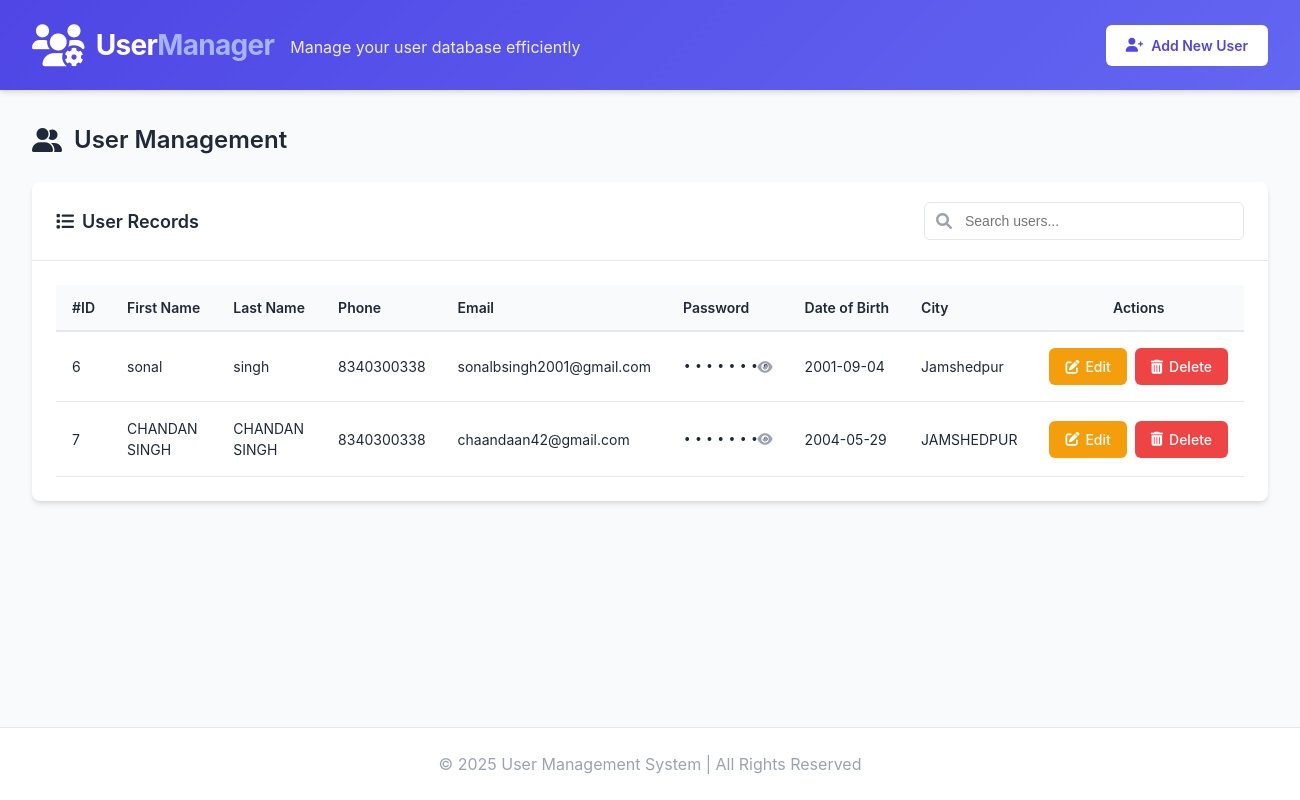
The page /php/users.php on the database as committed earlier.
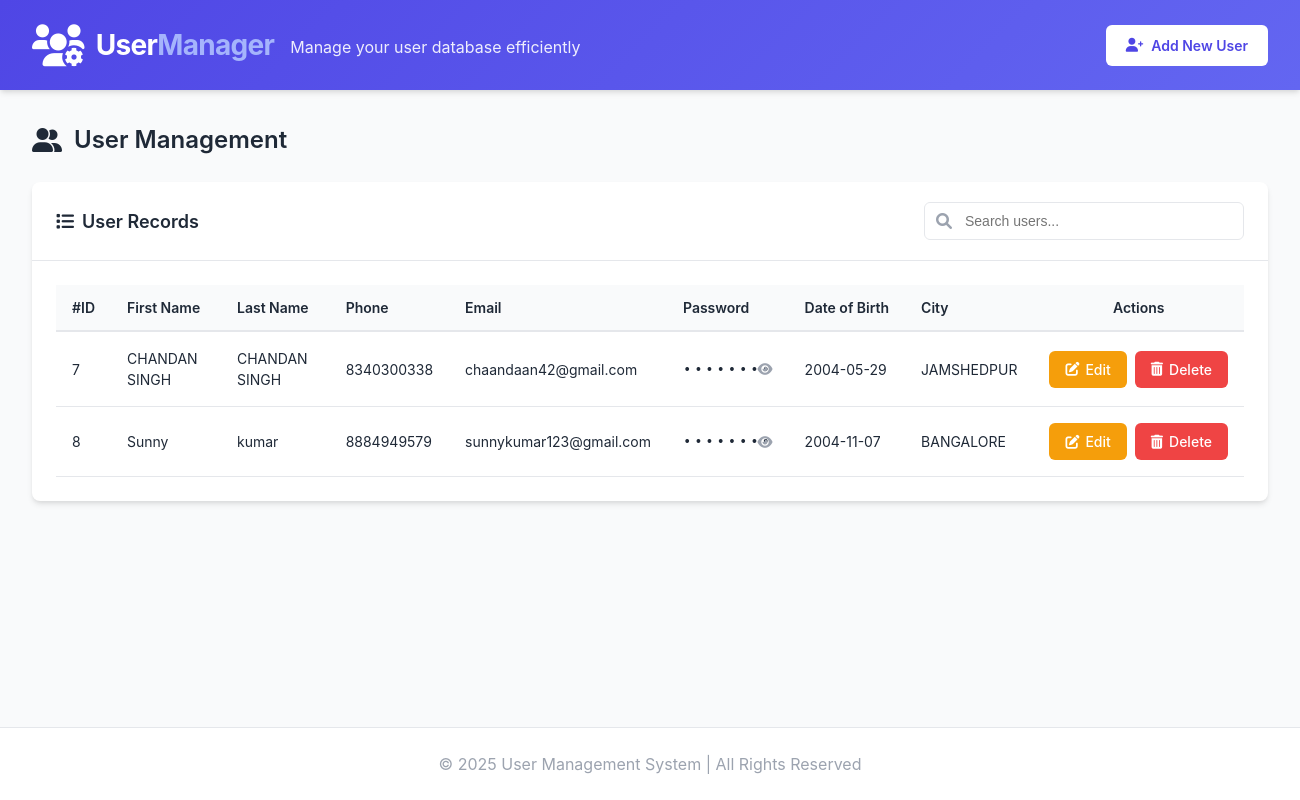
The same page on the database as committed later.
### tables this page shows
CREATE TABLE `user` (
  `ID` int(12) NOT NULL,
  `FirstName` varchar(30) NOT NULL,
  `LastName` varchar(30) NOT NULL,
  `Phone` bigint(10) NOT NULL,
  `Mail` varchar(30) NOT NULL,
  `Password` varchar(16) NOT NULL,
  `DOB` date NOT NULL,
  `City` varchar(20) NOT NULL
);

### php/users.php (the view, shortened to what the changed rows need)
<!DOCTYPE html>
<html lang="en">
<head>
    <link rel="stylesheet" href="https://cdnjs.cloudflare.com/ajax/libs/font-awesome/6.0.0-beta3/css/all.min.css">
</head>
<body>
    <div class="dashboard">
        <main class="main-content">
            <h1 class="page-title">
                <i class="fas fa-user-friends"></i>
                User Management
            </h1>
            <div class="card">
                <div class="card-header">
                    <h2 class="card-title">
                        <i class="fas fa-list"></i>
                        User Records
                    </h2>
                </div>
                <div class="card-body">
                    <div class="table-container">
                        <?php
                        include 'signup.php';
                        $query = "SELECT * FROM user";
                        $run = mysqli_query($con, $query);
                        $count = mysqli_num_rows($run);
                        if ($count > 0) {
                        ?>
                            <table id="usersTable">
                                <thead>
                                    <tr>
                                        <th>#ID</th>
                                        <th>First Name</th>
                                        <th>Last Name</th>
                                        <th>Phone</th>
                                        <th>Email</th>
                                        <th>Password</th>
                                        <th>Date of Birth</th>
                                        <th>City</th>
                                        <th class="text-center">Actions</th>
                                    </tr>
                                </thead>
                                <tbody>
                                    <?php while ($call = mysqli_fetch_assoc($run)) { ?>
                                        <tr>
                                            <td><?= htmlspecialchars($call['ID']); ?></td>
                                            <td><?= htmlspecialchars($call['FirstName']); ?></td>
                                            <td><?= htmlspecialchars($call['LastName']); ?></td>
                                            <td><?= htmlspecialchars($call['Phone']); ?></td>
                                            <td><?= htmlspecialchars($call['Mail']); ?></td>
                                            <td class="password-cell">
                                                <span class="password-hidden" data-password="<?= htmlspecialchars($call['Password']); ?>">
                                                    ••••••••
                                                </span>
                                                <button class="toggle-password">
                                                    <i class="fas fa-eye"></i>
                                                </button>
                                            </td>
                                            <td><?= htmlspecialchars($call['DOB']); ?></td>
                                            <td><?= htmlspecialchars($call['City']); ?></td>
                                            <td class="text-center">
                                                <div class="action-cell">
                                                    <a href="user_update.php?id=<?= $call['ID']; ?>" class="btn btn-edit">
                                                        <i class="fas fa-edit"></i>
                                                        <span class="hide-mobile">Edit</span>
                                                    </a>
                                                    <a href="user_delete.php?id=<?= $call['ID']; ?>"
                                                       onclick="return confirm('Are you sure you want to delete this user? This action cannot be undone.');"
                                                       class="btn btn-delete">
                                                        <i class="fas fa-trash-alt"></i>
                                                        <span class="hide-mobile">Delete</span>
                                                    </a>
                                                </div>
                                            </td>
                                        </tr>
                                    <?php } ?>
                                </tbody>
                            </table>
                        <?php
                        }
                        ?>
                    </div>
                </div>
            </div>
        </main>
    </div>
</body>
</html>

Rows that differ between the two databases and show on the page:
removed user: ID "6", FirstName "sonal", LastName "singh", Phone "8340300338", Mail "sonalbsingh2001@gmail.com", DOB "2001-09-04", City "Jamshedpur"
added user: ID "8", FirstName "Sunny", LastName "kumar", Phone "8884949579", Mail "sunnykumar123@gmail.com", DOB "2004-11-07", City "BANGALORE"
